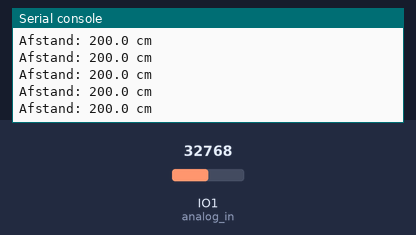
The program below on a simulated ESP32 board running CircuitPython. Shown: the last lines printed to the serial console. Inputs (shaded band) come from the test bench; at power-on: IO1 (analog_in) = 32768 (analog values on the 0–65535 scale).

Above: at 1.2 s.
1.3 s: IO1 (analog_in) set to 45874
At 1.31 s:
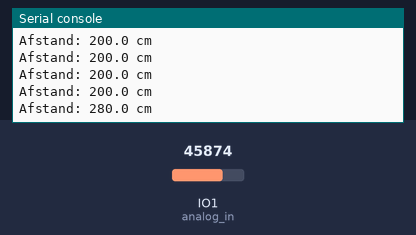
2.8 s: IO1 (analog_in) set to 57670
At 2.82 s:
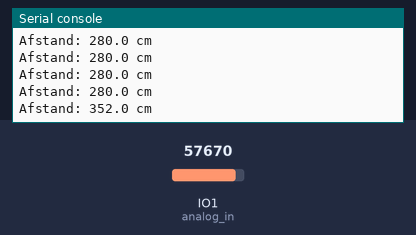
Timing chart, 0 to 5.8 s (numbered marks = the images above; inputs shaded):
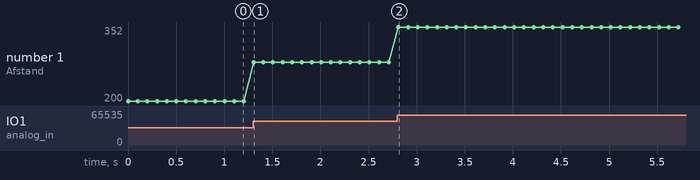

The program:

botsingsensor.py
```python
import time
import board
from analogio import AnalogIn

# Stel de analoge ingang in voor de ANALOG OUT pin van de US-100
analog_in = AnalogIn(board.GPIO1) #verander gp27 eventueel naar de juiste positie


def get_voltage(pin):
    """Bereken de spanning op de pin"""
    return (pin.value * 3.3) / 65535  # 65535 is de maximale waarde voor een 16-bits ADC


def get_distance():
    """Bereken de afstand in cm op basis van de analoge spanning"""
    voltage = get_voltage(analog_in)
    # Zet de spanning om naar afstand (0V = 0 cm, 5V = 400 cm)
    distance = (voltage / 3.3) * 400
    return distance


def check_collision():
    """Controleer of een object dichtbij is op basis van de afstand"""
    distance = get_distance()
    print("Afstand:", round(distance, 2), "cm")

    # Stel een drempelwaarde in voor botsingen
    threshold = 5  # Bijvoorbeeld 20 cm als botsingdrempel
    if distance < threshold:
        motor_stop()        #zorg voor functie motor_stop
        print("Botsing gedetecteerd!")


# Hoofdlus
while True:
    check_collision()
    time.sleep(0.1)
```

Measured:
- after the input at 1.3 s, the serial console: prints a new line at once (image 1)
- after the input at 2.8 s, the serial console: prints a new line at once (image 2)
- plotted number 1: 200 → 280 after the input at 1.3 s, 280 → 352 after the input at 2.8 s
